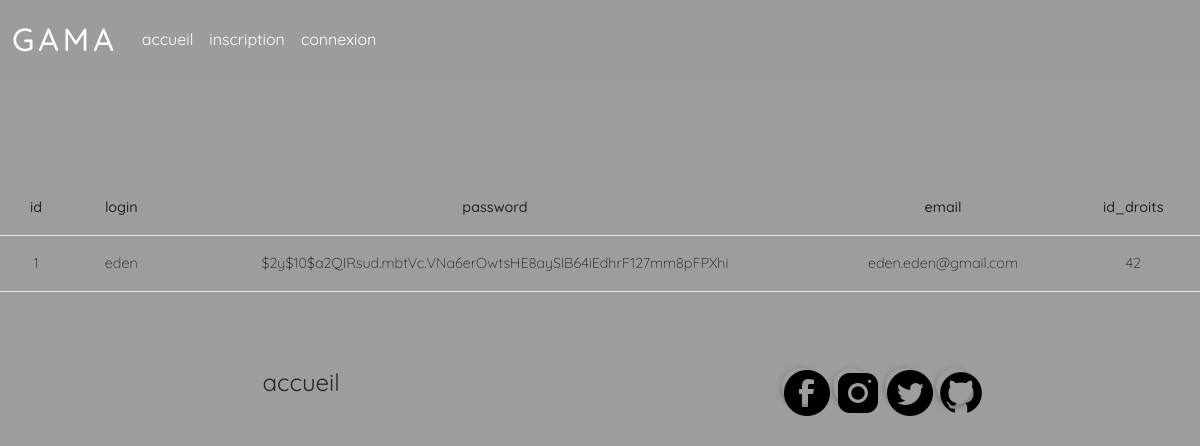
/show-user.php?id=1, run on the app's committed database.
### tables this page shows
CREATE TABLE IF NOT EXISTS `utilisateurs` (
  `id` int(11) NOT NULL AUTO_INCREMENT,
  `login` varchar(255) NOT NULL,
  `password` varchar(255) NOT NULL,
  `email` varchar(255) NOT NULL,
  `id_droits` int(11) NOT NULL,
  PRIMARY KEY (`id`)
);

### show-user.php (the view, shortened to what this page needs)
<?php
require('alldata/database.php');
$Gid = $_GET['id'];
$req = $pdo->prepare("SELECT * FROM utilisateurs where id = '$Gid'");
$req->setFetchMode(PDO::FETCH_ASSOC);
$req->execute();
$result = $req->Fetchall();
?>
<!DOCTYPE html>
<html lang="en">
<head>
</head>
<body>
    <?php require('header.php'); ?>
<main>
<table class="table table-hover">
    <thead>
        <tr>
            <th scope="col">id</th>
            <th scope="col">login</th>
            <th scope="col">password</th>
            <th scope="col">email</th>
            <th scope="col">id_droits</th>
        </tr>
    </thead>
    <tbody>
        <?php foreach ($result as $st) {  ?>
            <tr>
                <td> <?= $st['id']; ;?> </td>
                <td> <?= $st['login']; ?> </td>
                <td> <?= $st['password']; ?> </td>
                <td> <?= $st['email']; ?> </td>
                <td> <?= $st['id_droits']; ?> </td>
            </tr>
        <?php } ?>
    </tbody>
</table>
</main>
    <?php require_once('footer.php'); ?>
</body>
</html>

### css/pages.css (style rules this page uses)
* { margin: 0px; padding: 0px; font-family: 'Quicksand', sans-serif, Arial, Helvetica, sans-serif; }
.table { margin-top: 15%; }
body { -webkit-font-smoothing: antialiased; -moz-osx-font-smoothing: grayscale; background-color: #9b9e9d; text-align: center; }

### data on the page
utilisateurs: id "1", login "eden", password "$2y$10$a2QIRsud.mbtVc.VNa6erOwtsHE8aySlB64iEdhrF127mm8pFPXhi", email "eden.eden@gmail.com", id_droits "42"
